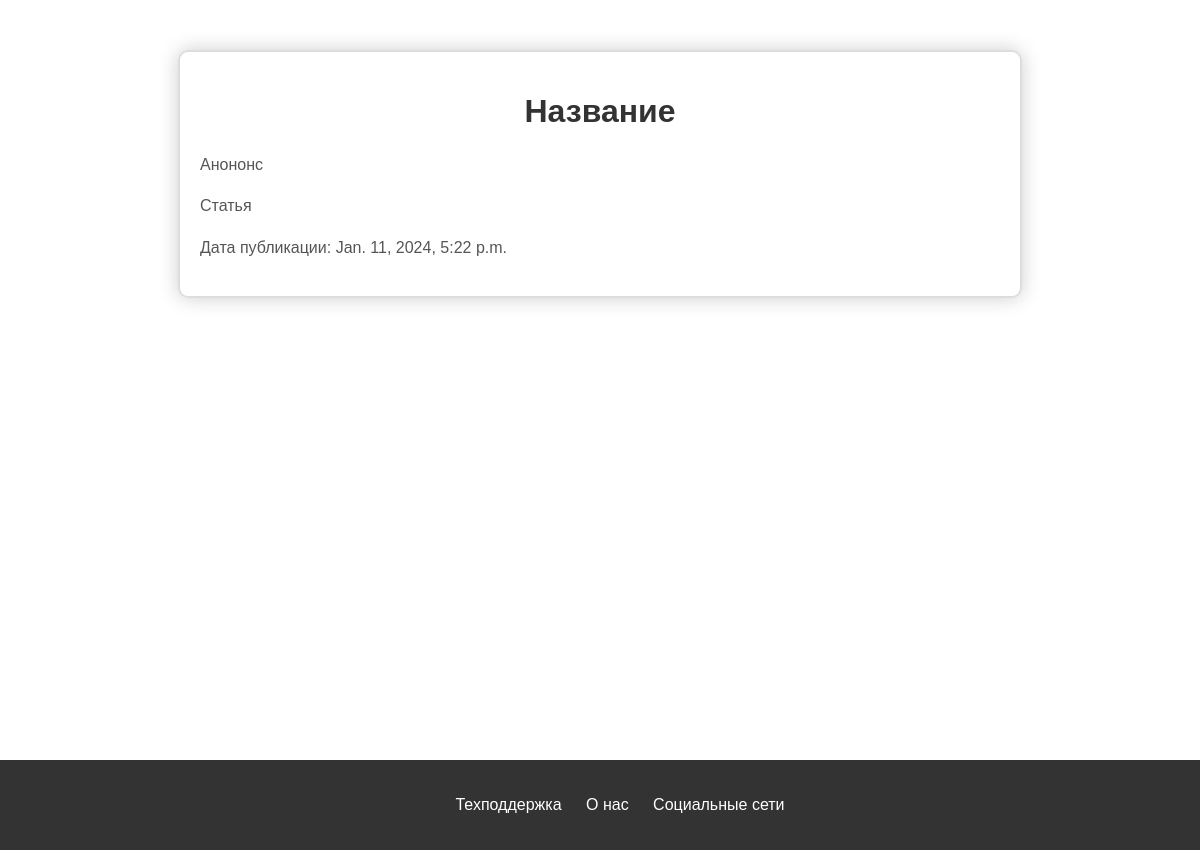
/detal/10/, run on the app's committed database.
### mainblog/models.py (models this page shows, shortened)
class Article(models.Model):
    title = models.CharField('Название', max_length=50, default='')
    anons = models.CharField('Анонс', max_length=250)
    img = models.ImageField('Кртинка')
    ll_text = models.TextField('Статья')
    date = models.DateTimeField('Дата публикации', auto_now_add=True)

### mainblog/views.py (the view)
# urls.py: path('detal/<int:pk>/', views.DetalVievs.as_view(), name='detal'),
class DetalVievs(DetailView):
    model = Article
    template_name = 'Detal.html'
    context_object_name = 'object'

### templates/Detal.html (shortened to what this page needs)
{% load static %}
<!doctype html>
<html lang="en">
<head>
    <link rel="stylesheet" type="text/css" href="{% static 'detal.css' %}">
</head>
<body>
    <div class="content">
        <div class="stat">
            <h1>{{ object.title }}</h1>
            <p>{{ object.anons }}</p>
            <p>{{ object.ll_text }}</p>
            <p>Дата публикации: {{ object.date }}</p>
        </div>
    </div>
<div id="footer">
    <p>
        <a href="#">Техподдержка</a>
        <a href="#">О нас</a>
        <a href="#">Социальные сети</a>
    </p>
</div>
</body>
</html>

### static/detal.css (style rules this page uses)
body { margin: 0; padding: 0; font-family: Arial, sans-serif; min-height: 100vh; position: relative; }
.content { padding-bottom: 60px; }
.stat { max-width: 800px; margin: 50px auto; padding: 20px; border: 2px solid #ddd; border-radius: 10px; box-shadow: 0 0 20px rgba(0, 0, 0, 0.2); }
.stat h1 { color: #333; text-align: center; }
.stat p { color: #555; line-height: 1.6; text-align: justify; margin-bottom: 15px; }
#footer { background-color: #333; color: #fff; text-align: center; padding: 20px; position: fixed; bottom: 0; width: 100%; }
#footer a { color: #fff; text-decoration: none; margin: 0 10px; }

### data on the page
Article: title "Название", anons "Анононс", ll_text "Статья", date "Jan. 11, 2024, 5:22 p.m."
